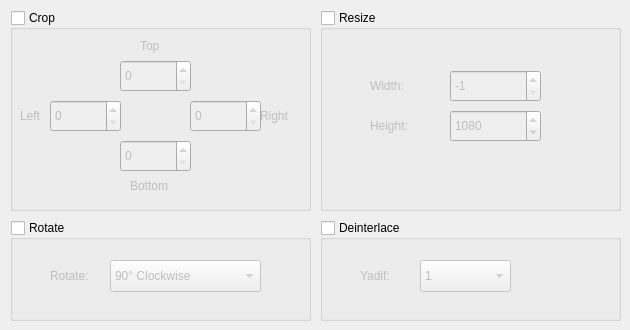
   <widget class="QWidget" name="tab_3">
    <attribute name="title">
     <string>Filters</string>
    </attribute>
    <widget class="QGroupBox" name="groupBoxCrop">
     <property name="geometry">
      <rect>
       <x>10</x>
       <y>10</y>
       <width>301</width>
       <height>201</height>
      </rect>
     </property>
     <property name="title">
      <string>Crop</string>
     </property>
     <property name="checkable">
      <bool>true</bool>
     </property>
     <property name="checked">
      <bool>false</bool>
     </property>
     <widget class="QSpinBox" name="spinBoxFilterCropTop">
      <property name="geometry">
       <rect>
        <x>110</x>
        <y>50</y>
        <width>71</width>
        <height>32</height>
       </rect>
      </property>
      <property name="maximum">
       <number>5000</number>
      </property>
     </widget>
     <widget class="QSpinBox" name="spinBoxFilterCropBottom">
      <property name="geometry">
       <rect>
        <x>110</x>
        <y>130</y>
        <width>71</width>
        <height>32</height>
       </rect>
      </property>
      <property name="maximum">
       <number>5000</number>
      </property>
     </widget>
     <widget class="QSpinBox" name="spinBoxFilterCropLeft">
      <property name="geometry">
       <rect>
        <x>40</x>
        <y>90</y>
        <width>71</width>
        <height>32</height>
       </rect>
      </property>
      <property name="maximum">
       <number>5000</number>
      </property>
     </widget>
     <widget class="QSpinBox" name="spinBoxFilterCropRight">
      <property name="geometry">
       <rect>
        <x>180</x>
        <y>90</y>
        <width>71</width>
        <height>32</height>
       </rect>
      </property>
      <property name="maximum">
       <number>5000</number>
      </property>
     </widget>
     <widget class="QLabel" name="label_9">
      <property name="geometry">
       <rect>
        <x>130</x>
        <y>20</y>
        <width>71</width>
        <height>31</height>
       </rect>
      </property>
      <property name="text">
       <string>Top</string>
      </property>
     </widget>
     <widget class="QLabel" name="label_10">
      <property name="geometry">
       <rect>
        <x>120</x>
        <y>160</y>
        <width>71</width>
        <height>31</height>
       </rect>
      </property>
      <property name="text">
       <string>Bottom</string>
      </property>
     </widget>
     <widget class="QLabel" name="label_11">
      <property name="geometry">
       <rect>
        <x>10</x>
        <y>90</y>
        <width>71</width>
        <height>31</height>
       </rect>
      </property>
      <property name="text">
       <string>Left</string>
      </property>
     </widget>
     <widget class="QLabel" name="label_12">
      <property name="geometry">
       <rect>
        <x>250</x>
        <y>90</y>
        <width>71</width>
        <height>31</height>
       </rect>
      </property>
      <property name="text">
       <string>Right</string>
      </property>
     </widget>
    </widget>
    <widget class="QGroupBox" name="groupBoxResize">
     <property name="geometry">
      <rect>
       <x>320</x>
       <y>10</y>
       <width>301</width>
       <height>201</height>
      </rect>
     </property>
     <property name="title">
      <string>Resize</string>
     </property>
     <property name="checkable">
      <bool>true</bool>
     </property>
     <property name="checked">
      <bool>false</bool>
     </property>
     <widget class="QLabel" name="label_13">
      <property name="geometry">
       <rect>
        <x>50</x>
        <y>60</y>
        <width>71</width>
        <height>31</height>
       </rect>
      </property>
      <property name="text">
       <string>Width:</string>
      </property>
     </widget>
     <widget class="QSpinBox" name="spinBoxFilterResizeWidth">
      <property name="geometry">
       <rect>
        <x>130</x>
        <y>60</y>
        <width>91</width>
        <height>32</height>
       </rect>
      </property>
      <property name="minimum">
       <number>-1</number>
      </property>
      <property name="maximum">
       <number>5000</number>
      </property>
      <property name="value">
       <number>-1</number>
      </property>
     </widget>
     <widget class="QLabel" name="label_14">
      <property name="geometry">
       <rect>
        <x>50</x>
        <y>100</y>
        <width>71</width>
        <height>31</height>
       </rect>
      </property>
      <property name="text">
       <string>Height:</string>
      </property>
     </widget>
     <widget class="QSpinBox" name="spinBoxFilterResizeHeight">
      <property name="geometry">
       <rect>
        <x>130</x>
        <y>100</y>
        <width>91</width>
        <height>32</height>
       </rect>
      </property>
      <property name="maximum">
       <number>5000</number>
      </property>
      <property name="value">
       <number>1080</number>
      </property>
     </widget>
    </widget>
    <widget class="QGroupBox" name="groupBoxRotate">
     <property name="geometry">
      <rect>
       <x>10</x>
       <y>220</y>
       <width>301</width>
       <height>101</height>
      </rect>
     </property>
     <property name="title">
      <string>Rotate</string>
     </property>
     <property name="checkable">
      <bool>true</bool>
     </property>
     <property name="checked">
      <bool>false</bool>
     </property>
     <widget class="QLabel" name="label_20">
      <property name="geometry">
       <rect>
        <x>40</x>
        <y>40</y>
        <width>58</width>
        <height>31</height>
       </rect>
      </property>
      <property name="text">
       <string>Rotate:</string>
      </property>
     </widget>
     <widget class="QComboBox" name="comboBoxRotate">
      <property name="geometry">
       <rect>
        <x>100</x>
        <y>40</y>
        <width>151</width>
        <height>32</height>
       </rect>
      </property>
      <item>
       <property name="text">
        <string>90° Clockwise</string>
       </property>
      </item>
      <item>
       <property name="text">
        <string>-90° </string>
       </property>
      </item>
      <item>
       <property name="text">
        <string>180°</string>
       </property>
      </item>
     </widget>
    </widget>
    <widget class="QGroupBox" name="groupBoxDeinterlace">
     <property name="geometry">
      <rect>
       <x>320</x>
       <y>220</y>
       <width>301</width>
       <height>101</height>
      </rect>
     </property>
     <property name="title">
      <string>Deinterlace</string>
     </property>
     <property name="checkable">
      <bool>true</bool>
     </property>
     <property name="checked">
      <bool>false</bool>
     </property>
     <widget class="QLabel" name="label_21">
      <property name="geometry">
       <rect>
        <x>40</x>
        <y>40</y>
        <width>58</width>
        <height>31</height>
       </rect>
      </property>
      <property name="text">
       <string>Yadif:</string>
      </property>
     </widget>
     <widget class="QComboBox" name="comboBoxDeinterlace">
      <property name="geometry">
       <rect>
        <x>100</x>
        <y>40</y>
        <width>91</width>
        <height>32</height>
       </rect>
      </property>
      <property name="currentIndex">
       <number>1</number>
      </property>
      <item>
       <property name="text">
        <string>0</string>
       </property>
      </item>
      <item>
       <property name="text">
        <string>1</string>
       </property>
      </item>
     </widget>
    </widget>
   </widget>
